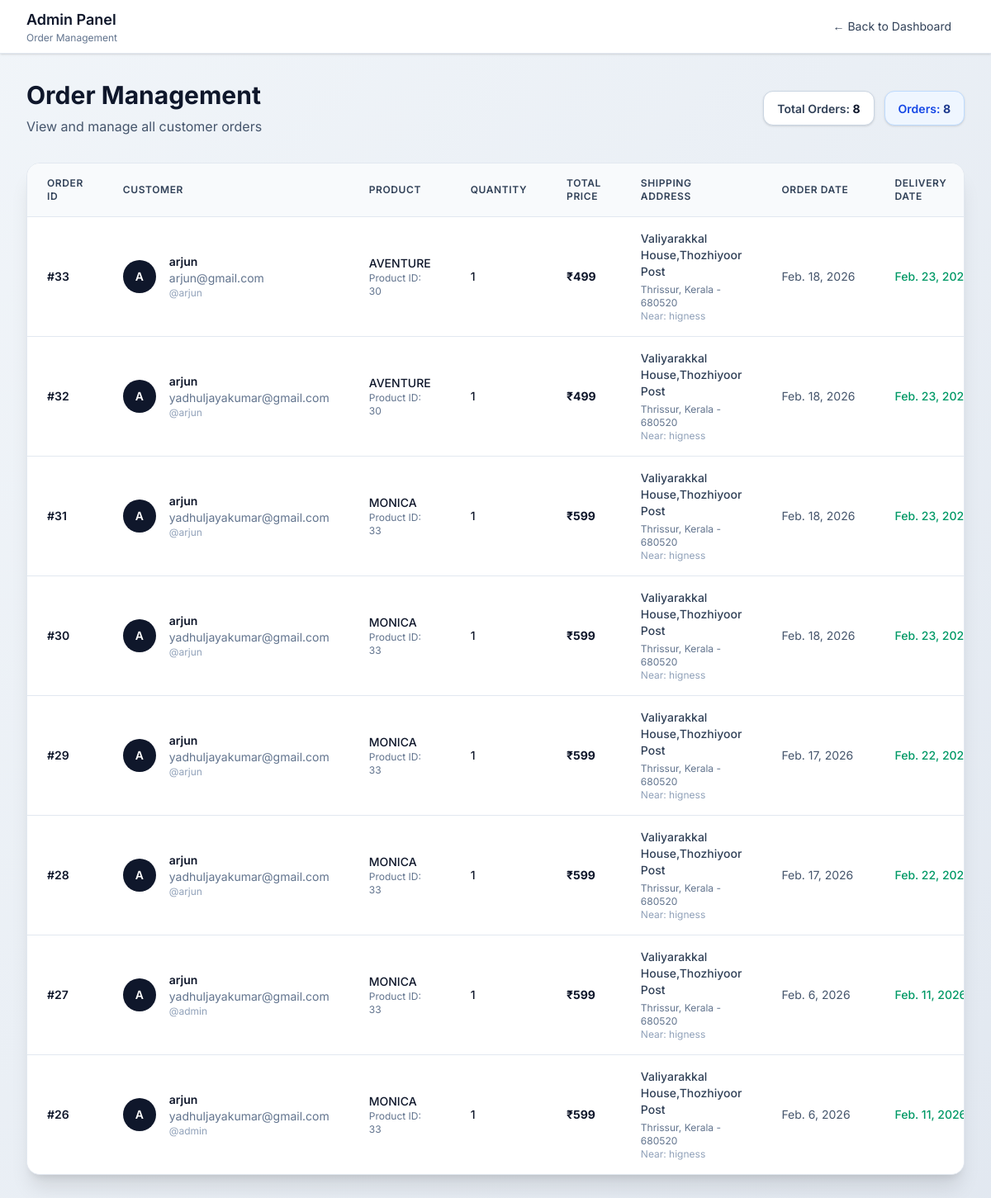
/adminpage/dashboard/orders/, run on an earlier commit of the app's database.
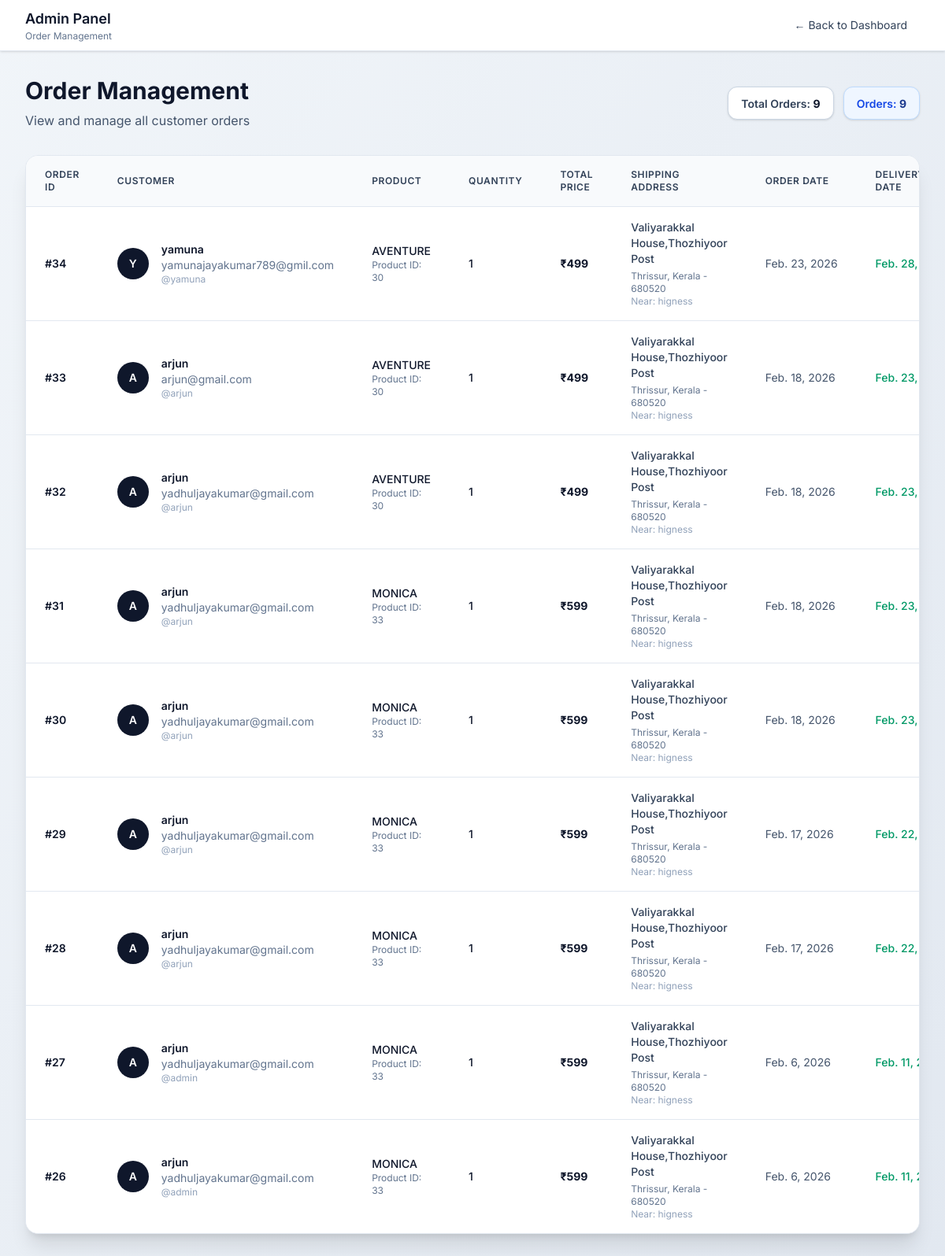
And on a later commit of the database.
### app/models.py (models this page shows, shortened)
class Order(models.Model):
    PAYMENT_CHOICES = [
        ("COD", "Cash On Delivery"),
        ("CARD", "Card Payment"),
        ("UPI", "UPI Payment"),
        ("WALLET", "Wallet"),
    ]
    ORDER_STATUS = [
        ("Pending", "Pending"),
        ("Processing", "Processing"),
        ("Shipped", "Shipped"),
        ("Delivered", "Delivered"),
        ("Cancelled", "Cancelled"),
    ]
    user             = models.ForeignKey(User, on_delete=models.CASCADE, related_name="orders")
    full_name        = models.CharField(max_length=255)
    email            = models.EmailField()
    gender           = models.TextField(max_length=50, blank=True, null=True)
    state            = models.CharField(max_length=100)
    district         = models.CharField(max_length=100)
    address          = models.TextField()
    pincode          = models.CharField(max_length=20)
    landmark         = models.CharField(max_length=255, blank=True, null=True)
    order_date       = models.TextField()
    delivered_date   = models.TextField(blank=True, null=True)
    totalprice       = models.IntegerField(blank=True, null=True)
    product_id       = models.IntegerField()
    product_name     = models.TextField()
    quantity         = models.IntegerField()
    img              = models.FileField()
    payment_mode     = models.CharField(
        max_length=20,
        choices=PAYMENT_CHOICES,
        default="COD",
    )
    status           = models.CharField(
        max_length=15,
        choices=ORDER_STATUS,
        default="Pending"
    )
    refund_id        = models.CharField(max_length=100, blank=True, null=True)
    refund_status    = models.CharField(max_length=50, blank=True, null=True)

### app/views.py (the view)
# urls.py: path("adminpage/dashboard/orders/", views.allorder,name='orders'),
def allorder(request):
    orders = Order.objects.all().order_by('-id')
    return render(request, 'orderss.html', {"orders": orders})

### templates/orderss.html (shortened to what the changed rows need)
<!DOCTYPE html>
<html lang="en">
<head>
    <script src="https://cdn.jsdelivr.net/npm/@tailwindcss/browser@4"></script>
</head>
<body class="bg-gradient-to-br from-slate-100 to-slate-200 min-h-screen font-[Inter]">
    <header class="bg-white shadow-sm border-b border-slate-200">
        <div class="max-w-7xl mx-auto px-4 sm:px-6 lg:px-8">
            <div class="flex items-center justify-between h-16">
                <div class="flex items-center gap-3">
                    <div>
                        <h1 class="text-lg font-semibold text-slate-900">Admin Panel</h1>
                    </div>
                </div>
            </div>
        </div>
    </header>
    <main class="w-full mx-auto px-4 sm:px-6 lg:px-8 py-8">
        <div class="mb-8 flex items-center justify-between flex-wrap gap-4">
            <div>
                <h2 class="text-3xl font-bold text-slate-900 mb-2">Order Management</h2>
            </div>
            <div class="flex gap-3">
                <div class="px-4 py-2 bg-white rounded-xl border border-slate-300 shadow-sm">
                    <span class="text-sm font-semibold text-slate-700">Total Orders: </span>
                    <span class="text-sm font-bold text-slate-900">{{ orders|length }}</span>
                </div>
                <div class="px-4 py-2 bg-blue-50 rounded-xl border border-blue-200 shadow-sm">
                    <span class="text-sm font-semibold text-blue-700">Orders: </span>
                    <span class="text-sm font-bold text-blue-900">{{ orders|length }}</span>
                </div>
            </div>
        </div>
        <div class="bg-white rounded-2xl shadow-xl border border-slate-200 overflow-hidden">
            <div class="overflow-x-auto">
                <table class="min-w-full divide-y divide-slate-200">
                    <thead class="bg-slate-50">
                        <tr>
                            <th scope="col" class="px-6 py-4 text-left text-xs font-semibold text-slate-700 uppercase tracking-wider">
                                Order ID
                            </th>
                            <th scope="col" class="px-6 py-4 text-left text-xs font-semibold text-slate-700 uppercase tracking-wider">
                                Customer
                            </th>
                            <th scope="col" class="px-6 py-4 text-left text-xs font-semibold text-slate-700 uppercase tracking-wider">
                                Product
                            </th>
                            <th scope="col" class="px-6 py-4 text-left text-xs font-semibold text-slate-700 uppercase tracking-wider">
                                Quantity
                            </th>
                            <th scope="col" class="px-6 py-4 text-left text-xs font-semibold text-slate-700 uppercase tracking-wider">
                                Total Price
                            </th>
                            <th scope="col" class="px-6 py-4 text-left text-xs font-semibold text-slate-700 uppercase tracking-wider">
                                Shipping Address
                            </th>
                            <th scope="col" class="px-6 py-4 text-left text-xs font-semibold text-slate-700 uppercase tracking-wider">
                                Order Date
                            </th>
                            <th scope="col" class="px-6 py-4 text-left text-xs font-semibold text-slate-700 uppercase tracking-wider">
                                Delivery Date
                            </th>
                        </tr>
                    </thead>
                    <tbody class="bg-white divide-y divide-slate-200">
                        {% for order in orders %}
                        <tr class="hover:bg-slate-50 transition">
                            <td class="px-6 py-4 whitespace-nowrap">
                                <div class="text-sm font-semibold text-slate-900">#{{ order.id }}</div>
                            </td>
                            <td class="px-6 py-4">
                                <div class="flex items-center">
                                    <div class="h-10 w-10 rounded-full bg-slate-900 text-white flex items-center justify-center font-semibold text-sm">
                                        {{ order.full_name|first|upper }}
                                    </div>
                                    <div class="ml-4">
                                        <div class="text-sm font-semibold text-slate-900">{{ order.full_name }}</div>
                                        <div class="text-sm text-slate-500">{{ order.email }}</div>
                                        <div class="text-xs text-slate-400">@{{ order.user.username }}</div>
                                    </div>
                                </div>
                            </td>
                            <td class="px-6 py-4">
                                <div class="text-sm font-medium text-slate-900">{{ order.product_name }}</div>
                                <div class="text-xs text-slate-500">Product ID: {{ order.product_id }}</div>
                            </td>
                            <td class="px-6 py-4 whitespace-nowrap">
                                <div class="text-sm text-slate-900 font-medium">{{ order.quantity }}</div>
                            </td>
                            <td class="px-6 py-4 whitespace-nowrap">
                                <div class="text-sm font-bold text-slate-900">₹{{ order.totalprice }}</div>
                            </td>
                            <td class="px-6 py-4">
                                <div class="text-sm text-slate-700">
                                    <div class="font-medium">{{ order.address }}</div>
                                    <div class="text-xs text-slate-500 mt-1">
                                        {{ order.district }}, {{ order.state }} - {{ order.pincode }}
                                    </div>
                                    {% if order.landmark %}
                                    <div class="text-xs text-slate-400">Near: {{ order.landmark }}</div>
                                    {% endif %}
                                </div>
                            </td>
                            <td class="px-6 py-4 whitespace-nowrap">
                                <div class="text-sm text-slate-600">{{ order.order_date }}</div>
                            </td>
                            <td class="px-6 py-4 whitespace-nowrap">
                                {% if order.delivered_date %}
                                    <div class="text-sm text-emerald-600 font-medium">{{ order.delivered_date }}</div>
                                {% else %}
                                    <div class="text-sm text-slate-400">—</div>
                                {% endif %}
                            </td>
                        </tr>
                        {% endfor %}
                    </tbody>
                </table>
            </div>
        </div>
    </main>
</body>
</html>

What changed in the data, as far as the page shows it:
added Order: id "34", full_name|first "Y", full_name "yamuna", email "yamunajayakumar789@gmil.com", user.username "yamuna", product_name "AVENTURE", product_id "30", quantity "1", totalprice "499", address "Valiyarakkal House,Thozhiyoor Post", district "Thrissur", state "Kerala", pincode "680520", landmark "higness", order_date "Feb. 23, 2026", delivered_date "Feb. 28,…"
Also different on the page:
{{ orders|length }}: "8" → "9"
